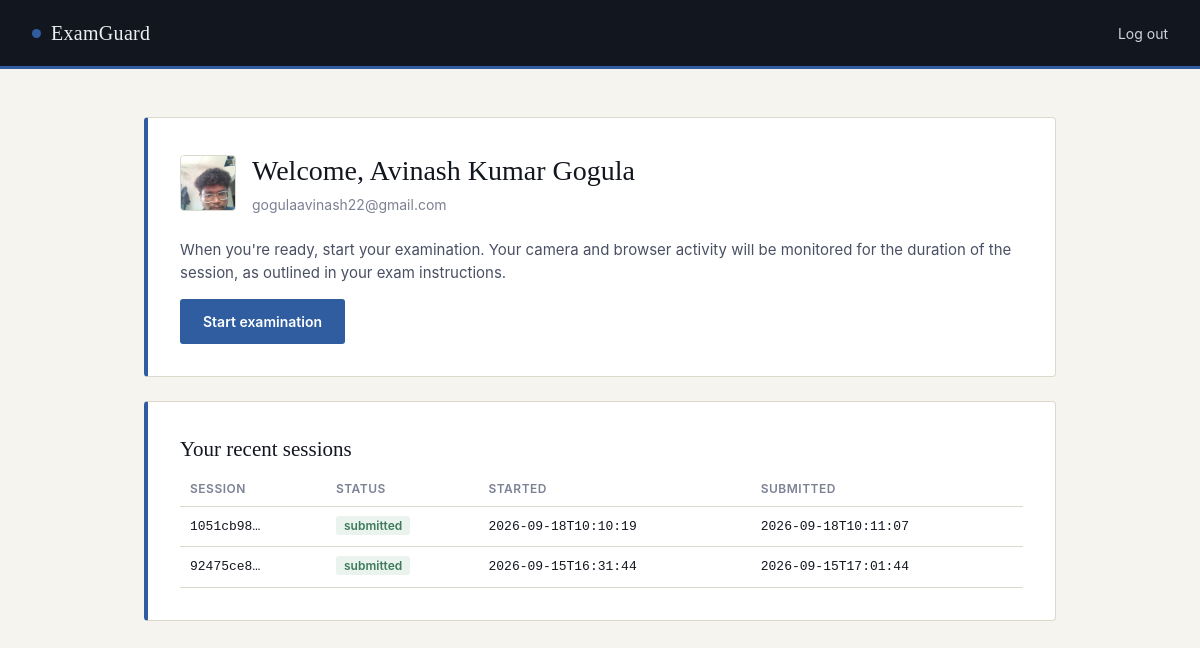
Page /dashboard (signed in) on the committed database.
### tables this page shows
CREATE TABLE candidates (
            id INTEGER PRIMARY KEY AUTOINCREMENT,
            name TEXT NOT NULL,
            email TEXT UNIQUE NOT NULL,
            password TEXT NOT NULL,
            photo TEXT,
            created_at TEXT DEFAULT (datetime('now'))
        );

CREATE TABLE exam_sessions (
            id INTEGER PRIMARY KEY AUTOINCREMENT,
            candidate_id INTEGER NOT NULL,
            session_id TEXT UNIQUE NOT NULL,
            status TEXT NOT NULL DEFAULT 'in_progress',
            started_at TEXT NOT NULL,
            paused_at TEXT,
            resumed_at TEXT,
            submitted_at TEXT,
            FOREIGN KEY (candidate_id) REFERENCES candidates(id)
        );

### app.py (the view)
@app.route("/dashboard")
def dashboard():
    if "candidate_id" not in session:
        return redirect(url_for("login"))
    candidate_id = session["candidate_id"]
    connection = get_db()
    try:
        candidate = connection.execute("""
            SELECT * FROM candidates WHERE id = ?
        """, (candidate_id,)).fetchone()
        if not candidate:
            session.clear()
            return redirect(url_for("login"))
        recent_sessions = connection.execute("""
            SELECT session_id, status, started_at, submitted_at
            FROM exam_sessions
            WHERE candidate_id = ?
            ORDER BY started_at DESC
            LIMIT 5
        """, (candidate_id,)).fetchall()
        return render_template(
            "dashboard.html",
            candidate=candidate,
            recent_sessions=recent_sessions,
        )
    finally:
        connection.close()

### database.py (called while the page is built)
def get_db():
    os.makedirs(DATABASE_DIR, exist_ok=True)
    connection = sqlite3.connect(DATABASE)
    connection.row_factory = sqlite3.Row
    connection.execute("PRAGMA foreign_keys = ON")
    return connection

### templates/dashboard.html (shortened to what this page needs)
{% extends "base.html" %}
{% block nav_links %}
    <a href="{{ url_for('logout') }}">Log out</a>
{% endblock %}
{% block content %}
    <div class="card">
        <div class="identity-row">
            {% if candidate['photo'] %}
                <img class="candidate-avatar" src="/{{ candidate['photo'] }}" alt="Candidate photo">
            {% endif %}
            <div>
                <h1 style="margin-bottom:2px;">Welcome, {{ candidate['name'] }}</h1>
                <p class="subtitle" style="margin:0;">{{ candidate['email'] }}</p>
            </div>
        </div>
        <p style="color:var(--slate);">
            When you're ready, start your examination. Your camera and browser activity
            will be monitored for the duration of the session, as outlined in your
            exam instructions.
        </p>
        <a href="{{ url_for('start_exam') }}" class="btn btn-primary">Start examination</a>
    </div>
    <div class="card">
        <h2>Your recent sessions</h2>
        {% if recent_sessions %}
            <table>
                <thead>
                    <tr>
                        <th>Session</th>
                        <th>Status</th>
                        <th>Started</th>
                        <th>Submitted</th>
                    </tr>
                </thead>
                <tbody>
                    {% for s in recent_sessions %}
                    <tr>
                        <td>{{ s['session_id'][:8] }}…</td>
                        <td>
                            {% if s['status'] == 'submitted' %}
                                <span class="badge badge-submitted">submitted</span>
                            {% elif s['status'] == 'paused' %}
                                <span class="badge badge-paused">paused</span>
                            {% else %}
                                <span class="badge badge-progress">in progress</span>
                            {% endif %}
                        </td>
                        <td>{{ s['started_at'][:19] }}</td>
                        <td>{{ s['submitted_at'][:19] if s['submitted_at'] else '—' }}</td>
                    </tr>
                    {% endfor %}
                </tbody>
            </table>
        {% else %}
            <p class="helper-text">No exam sessions yet.</p>
        {% endif %}
    </div>
{% endblock %}

### static/css/style.css (style rules this page uses)
:root { --ink: #12161f; --ink-soft: #1c2333; --paper: #f6f4ee; --paper-raised: #ffffff; --rule: #dcd8cc; --slate: #4a5064; --slate-soft: #7c8194; --signal: #2f5d9f; --signal-dark: #234874; --confirm: #3c7a5a; --warn: #b4791e; --danger: #a83a3a; --serif: Georgia, "Iowan Old Style", "Times New Roman", serif; --sans: -apple-system, "Segoe UI", Roboto, Helvetica, Arial, sans-serif; --mono: "SFMono-Regular", Consolas, "Liberation Mono", Menlo, monospace; }
* { box-sizing: border-box; }
html, body { margin: 0; padding: 0; background: var(--paper); color: var(--ink); font-family: var(--sans); font-size: 15px; line-height: 1.5; }
.navbar-links a { color: #cfd4e0; text-decoration: none; }
.card { background: var(--paper-raised); border: 1px solid var(--rule); border-left: 4px solid var(--signal); border-radius: 4px; padding: 32px; }
.card + .card { margin-top: 24px; }
h1, h2, h3 { font-family: var(--serif); font-weight: normal; margin: 0 0 6px; color: var(--ink); }
h1 { font-size: 28px; }
h2 { font-size: 21px; }
.subtitle { color: var(--slate-soft); font-size: 14px; margin: 0 0 28px; }
.btn { display: inline-block; font-family: var(--sans); font-size: 14px; font-weight: 600; padding: 11px 22px; border-radius: 3px; border: 1px solid transparent; cursor: pointer; text-decoration: none; text-align: center; }
.btn-primary { background: var(--signal); color: #ffffff; }
table { width: 100%; border-collapse: collapse; font-size: 14px; }
th { text-align: left; font-size: 12px; text-transform: uppercase; letter-spacing: 0.5px; color: var(--slate-soft); font-weight: 600; padding: 8px 10px; border-bottom: 1px solid var(--rule); }
td { padding: 10px; border-bottom: 1px solid var(--rule); font-family: var(--mono); font-size: 13px; }
.badge { font-family: var(--sans); font-size: 12px; font-weight: 600; padding: 2px 8px; border-radius: 3px; }
.badge-submitted { background: #eaf3ee; color: var(--confirm); }
.candidate-avatar { width: 56px; height: 56px; border-radius: 4px; object-fit: cover; border: 1px solid var(--rule); }
.identity-row { display: flex; align-items: center; gap: 16px; margin-bottom: 24px; }

### rows in the picture
candidates: name "Avinash Kumar Gogula", email "gogulaavinash22@gmail.com"
exam_sessions: s "1051cb98", status "submitted", started_at "2026-09-18T10:10:19", submitted_at "2026-09-18T10:11:07"
exam_sessions: s "92475ce8", status "submitted", started_at "2026-09-15T16:31:44", submitted_at "2026-09-15T17:01:44"
